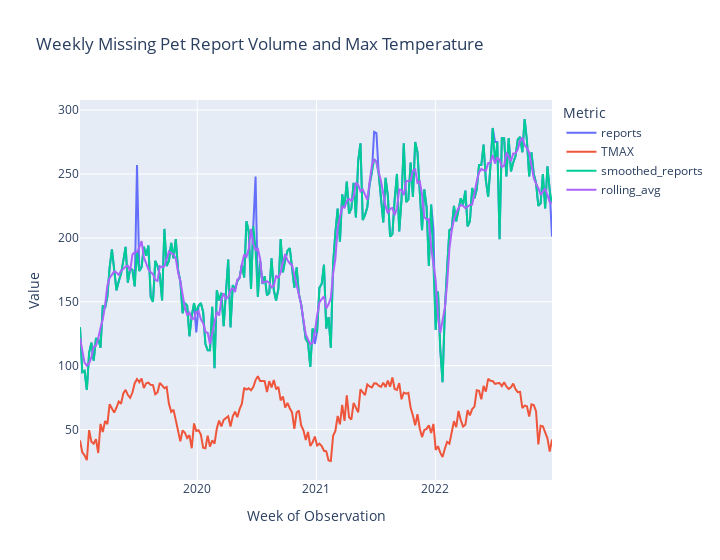

The notebook cell this image was saved under:
### Code cell
line_fig = px.line(
  weekly_summary,
  x='week',
  y=['reports', 'TMAX', 'smoothed_reports', 'rolling_avg'],
  width=720,
  labels={
    'value': 'Value',
    'week': 'Week of Observation',
    'variable': 'Metric'
  },
  title='Weekly Missing Pet Report Volume and Max Temperature'
)
line_fig.show()

### Figure 1 — Plotly figure (JSON) as saved in the notebook; plotly's stock layout.template omitted (floating-point values rounded to 4 significant figures; data arrays with more than 128 entries replaced by an {"elided": "..."} marker saying what was removed)
{"data": [{"hovertemplate": "Metric=reports<br>Week of Observation=%{x}<br>Value=%{y}<extra></extra>", "legendgroup": "reports", "line": {"color": "#636efa", "dash": "solid"}, "marker": {"symbol": "circle"}, "mode": "lines", "name": "reports", "orientation": "v", "showlegend": true, "type": "scatter", "x": {"elided": "208 str values"}, "xaxis": "x", "y": {"elided": "208 int values"}, "yaxis": "y"}, {"hovertemplate": "Metric=TMAX<br>Week of Observation=%{x}<br>Value=%{y}<extra></extra>", "legendgroup": "TMAX", "line": {"color": "#EF553B", "dash": "solid"}, "marker": {"symbol": "circle"}, "mode": "lines", "name": "TMAX", "orientation": "v", "showlegend": true, "type": "scatter", "x": {"elided": "208 str values"}, "xaxis": "x", "y": {"elided": "208 float values"}, "yaxis": "y"}, {"hovertemplate": "Metric=smoothed_reports<br>Week of Observation=%{x}<br>Value=%{y}<extra></extra>", "legendgroup": "smoothed_reports", "line": {"color": "#00cc96", "dash": "solid"}, "marker": {"symbol": "circle"}, "mode": "lines", "name": "smoothed_reports", "orientation": "v", "showlegend": true, "type": "scatter", "x": {"elided": "208 str values"}, "xaxis": "x", "y": {"elided": "208 float values"}, "yaxis": "y"}, {"hovertemplate": "Metric=rolling_avg<br>Week of Observation=%{x}<br>Value=%{y}<extra></extra>", "legendgroup": "rolling_avg", "line": {"color": "#ab63fa", "dash": "solid"}, "marker": {"symbol": "circle"}, "mode": "lines", "name": "rolling_avg", "orientation": "v", "showlegend": true, "type": "scatter", "x": {"elided": "208 str values"}, "xaxis": "x", "y": {"elided": "208 float values"}, "yaxis": "y"}], "layout": {"legend": {"title": {"text": "Metric"}, "tracegroupgap": 0}, "title": {"text": "Weekly Missing Pet Report Volume and Max Temperature"}, "width": 720, "xaxis": {"anchor": "y", "domain": [0, 1], "title": {"text": "Week of Observation"}}, "yaxis": {"anchor": "x", "domain": [0, 1], "title": {"text": "Value"}}}}
